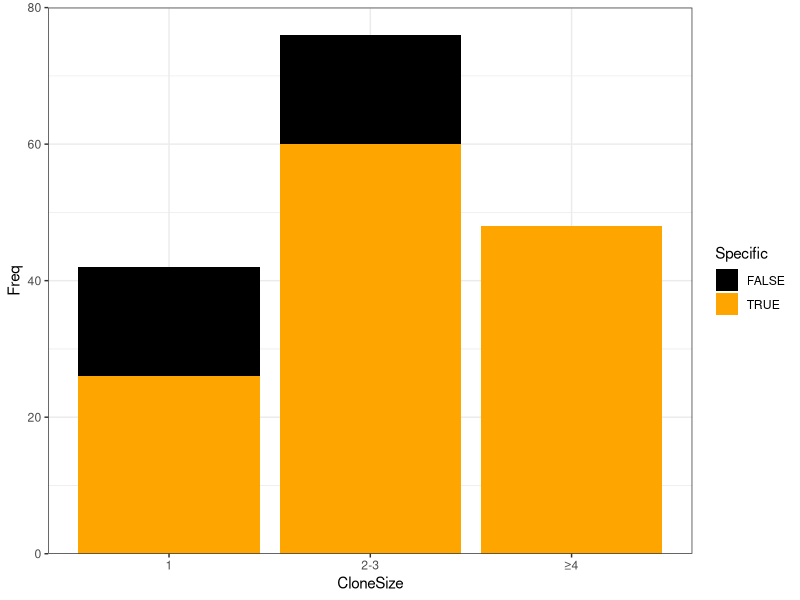
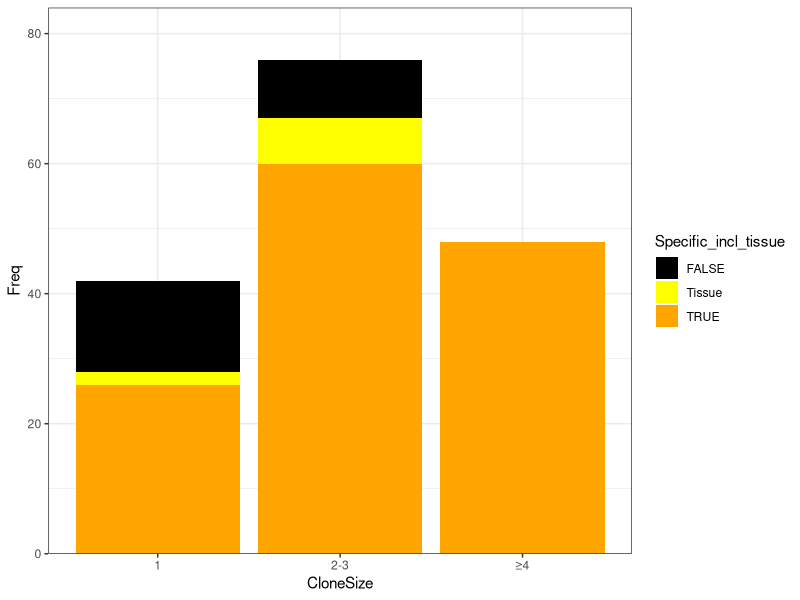
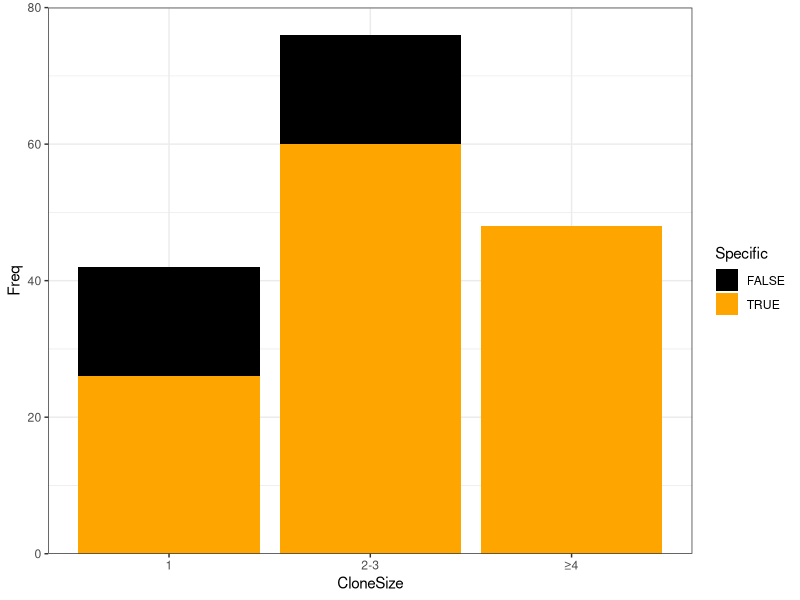
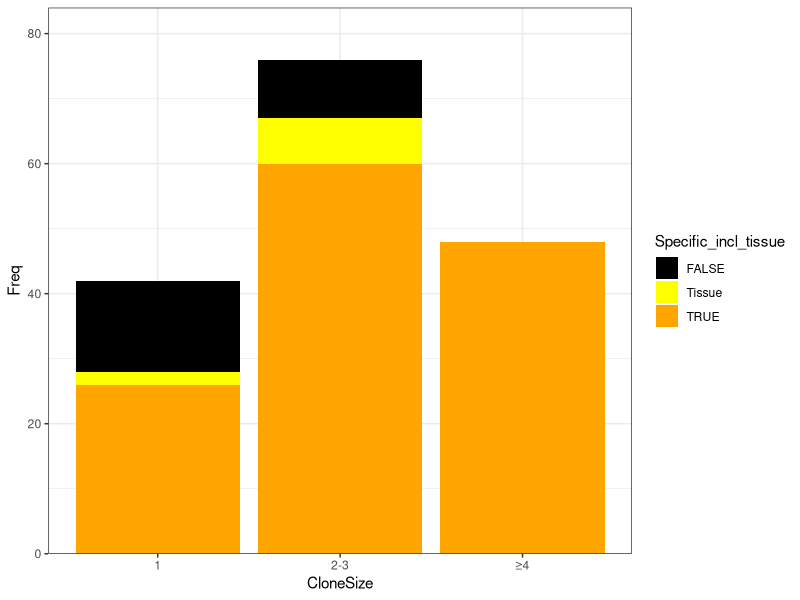

These charts were generated, in order, by the following R code:
#Here, we remake the plot for 2B, as Ruby clearly shows something else. 
library(ggplot2)
BCR_all <- read.csv("Data/BCR_database_versions/8_new_mutations_added.csv")
BCR_h <- BCR_all[which(BCR_all$LOCUS == "H" & BCR_all$Specific != "Not_tested"),]
BCR_h$ClonalSize <- 1
BCR_h$ClonalSize[which(BCR_h$Clonal)] <- sapply(BCR_h$CELL[which(BCR_h$Clonal)], function(x){
    locCloneSize <- length(which(BCR_h$HamClone == BCR_h$HamClone[which(BCR_h$CELL == x)]))
    if(locCloneSize >= 4){
        "≥4"
    } else if(locCloneSize >= 2){
        "2-3"
    } else {
        as.character(locCloneSize)   
        }
})

clonSpecMat <- as.matrix(table(BCR_h$ClonalSize, BCR_h$Specific))
clonSpecDf <- as.data.frame(clonSpecMat)
colnames(clonSpecDf) <- c("CloneSize", "Specific", "Freq")
clonSpecDf$CloneSize <- factor(clonSpecDf$CloneSize, levels = c("1", "2-3", "≥4"))
ggplot(clonSpecDf, aes(x = CloneSize, y = Freq, fill = Specific)) + 
    geom_bar(stat="identity") + theme_bw() + 
    scale_fill_manual(values = c("black", "orange")) + 
    scale_y_continuous(limits = c(0, 80), expand = c(0, 0, 0, 0))
ggsave("Results/Figure_2_plots/2B_clonality_vs_specificity.pdf", width = 4.5, height = 4)

#And the percentages: 
round(100*t(apply(clonSpecMat, 1, function(x) x/sum(x))))
#  nnnFALSE TRUE
#1      38   62
#2-3    21   79
#≥4      0  100

#And we also create one for the supplement with the percentages of other neuronal 
#tissue-specific cells in it. 
BCR_h$SpecTiss <- BCR_h$Specific
BCR_h$SpecTiss[which(BCR_h$CELL %in% c("1166_1_2_H12",
                                             "1166_1_2_A15",
                                             "1227_1_2_J08", 
                                             "1227_1_2_O05",
                                             "1166_1_2_J05", 
                                             "1166_1_2_L15",
                                             "1166_1_2_C11", 
                                             "1166_1_2_H08", 
                                             "1166_1_2_N07"))] <- "Tissue"

clonSpecMat <- as.matrix(table(BCR_h$ClonalSize, BCR_h$SpecTiss))
clonSpecDf <- as.data.frame(clonSpecMat)
colnames(clonSpecDf) <- c("CloneSize", "Specific_incl_tissue", "Freq")
clonSpecDf$CloneSize <- factor(clonSpecDf$CloneSize, levels = c("1", "2-3", "≥4"))
ggplot(clonSpecDf, aes(x = CloneSize, y = Freq, fill = Specific_incl_tissue)) + 
    geom_bar(stat="identity") + theme_bw() + 
    scale_fill_manual(values = c("black", "yellow", "orange")) + 
    scale_y_continuous(limits = c(0, 80), expand = c(0, 0, 0.05, 0))
ggsave("Results/Figure_2_plots/2B_clonality_vs_specificity_with_tissue.pdf", width = 4.5, height = 4)

#And the percentages: 
round(100*t(apply(clonSpecMat, 1, function(x) x/sum(x))))
#      FALSE Tissue TRUE
#1      33      5   62
#2-3    12      9   79
#≥4      0      0  100


